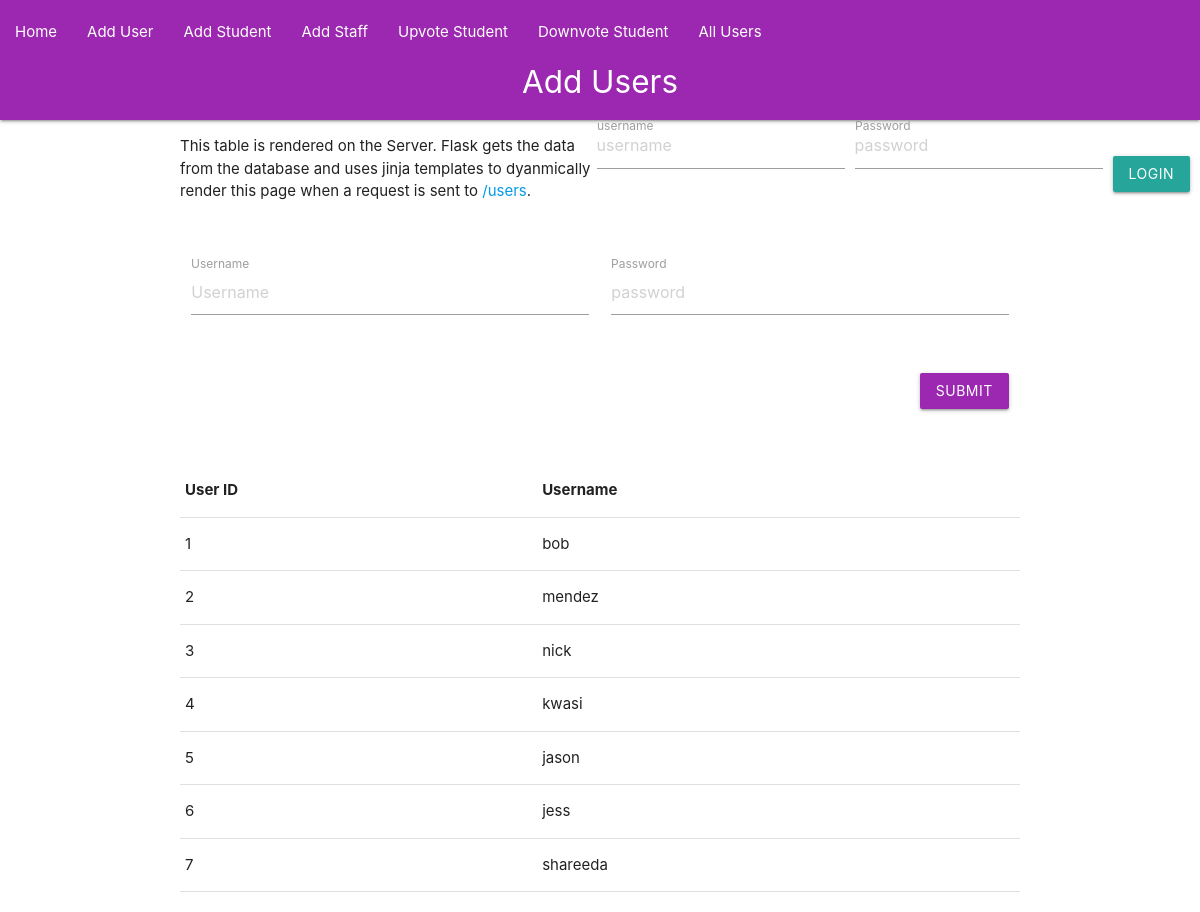
The app's page /users, older data.
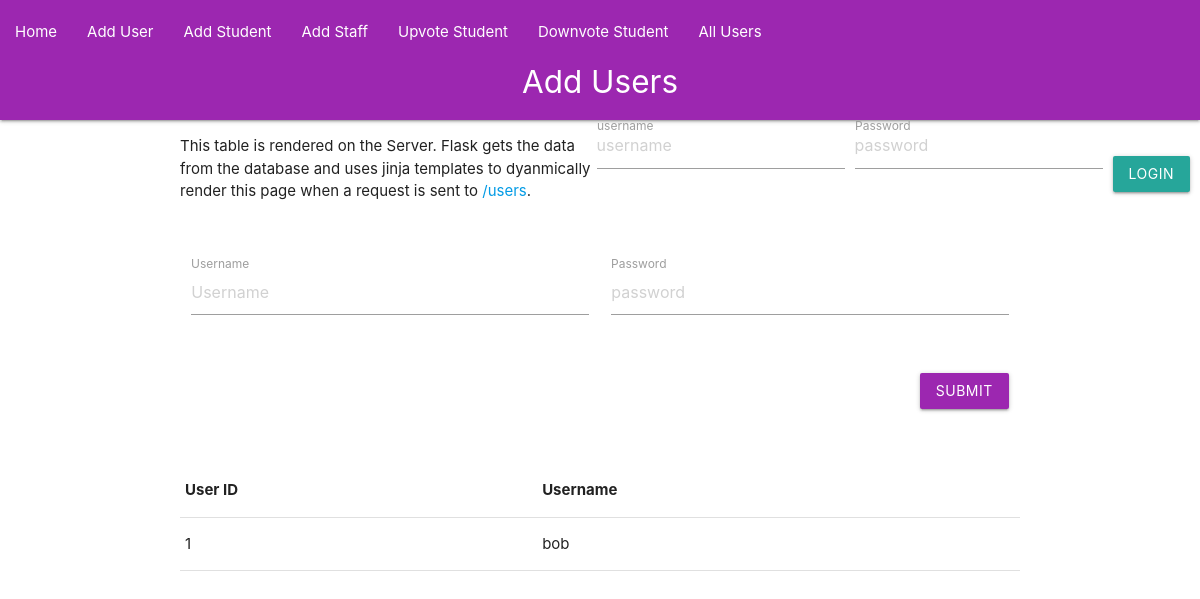
The same page, newer data.
### App/models/user.py (models this page shows, shortened)
class User(db.Model, UserMixin):
    __tablename__ = "user"
    id = db.Column(db.Integer, primary_key=True)
    username =  db.Column(db.String, nullable=False, unique=True)
    password = db.Column(db.String(120), nullable=False)
    user_type = db.Column(db.String(50))
    __mapper_args__ = {
        'polymorphic_identity': 'user',
        'polymorphic_on': user_type
    }

### App/models/staff.py (models this page shows, shortened)
class Staff(User):
    __tablename__ = "staff"
    id = db.Column(db.Integer, db.ForeignKey('user.id'), primary_key=True)
    username =  db.Column(db.String, nullable=False, unique=True)
    email = db.Column(db.String(120), nullable=False)
    upvotes_made = db.Column(db.Integer, default=0)
    upvote_list = db.relationship('Upvote', backref='staff', lazy=True)
    __mapper_args__ = {
        'polymorphic_identity': 'staff'
    }

### App/models/student.py (models this page shows, shortened)
class Student(User):
    __tablename__ = "student"
    id = db.Column(db.Integer, db.ForeignKey('user.id'), primary_key=True)
    username =  db.Column(db.String, nullable=False, unique=True)
    email = db.Column(db.String(120), nullable=False)
    num_upvotes = db.Column(db.Integer, default=0)
    score = db.relationship('Upvote', backref='student', lazy=True)
    __mapper_args__ = {
        'polymorphic_identity': 'student',
    }

### App/views/user.py (the view)
@user_views.route('/users', methods=['GET'])
def get_user_page():
    users = get_all_users()
    return render_template('users.html', users=users)

### App/controllers/auth.py (called while the page is built)
def add_auth_context(app):
    @app.context_processor
    def inject_user():
        try:
            verify_jwt_in_request()
            username = get_jwt_identity()  # Now it correctly retrieves the username
            current_user = User.query.filter_by(username=username).one_or_none()
            is_authenticated = current_user is not None
        except Exception as e:
            print(e)
            is_authenticated = False
            current_user = None
        return dict(is_authenticated=is_authenticated, current_user=current_user)

### App/controllers/user.py (called while the page is built)
def get_all_users():
    return User.query.all()

### App/templates/users.html (shortened to what this page needs)
{% extends "layout.html" %}
{% block page %}Add Users{% endblock %}
{% block content %}
    <div class="row">
        <p>
            This table is rendered on the Server. Flask gets the data from the database and uses jinja templates to dyanmically render this page when a request is sent to <a href="/users">/users</a>.
        </p>
    </div>
    <div class="row">
      <form class="col s12" method="POST" action="/users">
        <div class="row">
          <div class="input-field col s6">
            <input placeholder="Username" name="username" type="text" class="validate">
            <label for="username">Username</label>
          </div>
          <div class="input-field col s6">
            <input placeholder="password" name="password" type="password" class="validate">
            <label for="password">Password</label>
          </div>
        </div>
        <div class="row">
          <div class="input-field col s12">
            <button class="btn waves-effect waves-light right purple" type="submit" name="action">Submit</button>
          </div>
        </div>
      </form>
    </div>
    <div class="row">
      <table>
        <thead>
          <tr>
            <th>User ID</th><th>Username</th>
          </tr>
        </thead>
        <tbody>
          {% for user in users %}
            <tr>
                <td>{{user.id}}</td>
                <td>{{user.username}}</td>
            </tr>
          {% endfor %}
      </table>
    </div>
{% endblock %}

### App/templates/layout.html (shortened to what this page needs)
<!doctype html>
<html>
  <head>
    <link rel="stylesheet" href="{{ url_for('static', filename='style.css') }}">
    <link rel="stylesheet" href="static/materialize.min.css">
  </head>
  <body>
    <nav class="purple" style="height: 120px;">
      <div class="nav-wrapper">
        <a href="#!" class="brand-logo center" style="padding-top: 50px;">{% block page %}{% endblock %}</a>
        <div class="nav-wrapper">
            <ul id="nav-mobile" class="left" style="padding-bottom: 50px;">
                <li><a href="/">Home</a></li>
                <li><a href="/users">Add User</a></li>
                <li><a href="/students">Add Student</a></li>
                <li><a href="/staff">Add Staff</a></li>
                <li><a href="/upvotes">Upvote Student</a></li>
                <li><a href="/downvotes">Downvote Student</a></li>
                <li><a href="/static/users">All Users</a></li>
            </ul>
            {% if is_authenticated %}
            <ul id="nav-mobile" class="right">
              <li><a href="/logout">Logout</a></li>
            </ul>
            {% else %}
            <form class="right navbar-form" method="POST" action="/login" style="display: flex; flex-wrap: nowrap; align-items: center; margin-right: 10px;">
                <div class="input-field" style="margin-right: 10px;">
                    <input placeholder="username" value="" name="username" type="text" class="validate" required>
                    <label for="username">username</label>
                </div>
                <div class="input-field" style="margin-right: 10px;">
                    <input placeholder="password"value="" name="password" type="password" class="validate" required>
                    <label for="password">Password</label>
                </div>
                <button type="submit" class="btn waves-effect waves-light">Login</button>
            </form>
            {% endif %}
        </div>
      </div>
    </nav>
    <div class="container" id="content">{% block content %}{% endblock %}</div>
  </body>
</html>

Row changes from the older to the newer data that the page shows:
removed Staff: id "2", username "mendez"
removed Student: id "3", username "nick"
removed Staff: id "4", username "kwasi"
removed Student: id "5", username "jason"
removed Student: id "6", username "jess"
removed Staff: id "7", username "shareeda"
